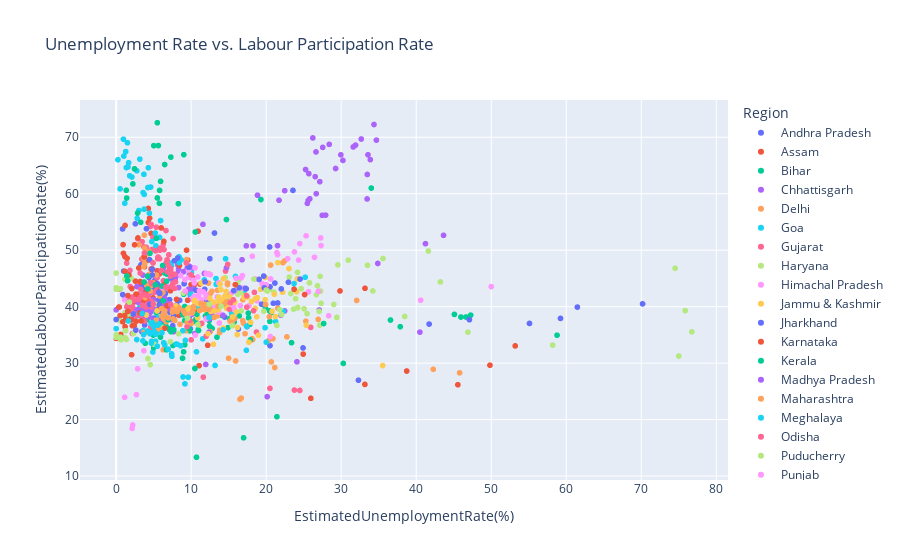

Source (notebook cell):
### Code cell
# Unemployment Rate vs. Labour Participation Rate
fig = px.scatter(df, x='EstimatedUnemploymentRate(%)', y='EstimatedLabourParticipationRate(%)', color='Region', title='Unemployment Rate vs. Labour Participation Rate')
fig.show()

### Figure 1 — Plotly figure (JSON) as saved in the notebook; plotly's stock layout.template omitted (floating-point values rounded to 4 significant figures)
{"data": [{"hovertemplate": "Region=Andhra Pradesh<br>EstimatedUnemploymentRate(%)=%{x}<br>EstimatedLabourParticipationRate(%)=%{y}<extra></extra>", "legendgroup": "Andhra Pradesh", "marker": {"color": "#636efa", "symbol": "circle"}, "mode": "markers", "name": "Andhra Pradesh", "showlegend": true, "type": "scattergl", "x": [3.65, 3.05, 3.75, 3.32, 5.17, 3.52, 4.12, 4.38, 4.84, 5.91, 4.06, 16.29, 14.46, 0.85, 6.09, 3.8, 5.64, 4.61, 6.01, 4.7, 7.54, 7.88, 7.11, 5.66, 9.88, 32.3, 24.91, 5.86, 5.48, 5.83, 5.79, 20.51, 17.43, 3.31, 8.34, 6.96, 6.4, 6.59], "xaxis": "x", "y": [43.24, 42.05, 43.5, 43.97, 44.68, 43.01, 41.0, 45.14, 43.46, 42.83, 40.66, 36.03, 38.16, 53.76, 37.45, 36.76, 36.1, 36.29, 36.69, 36.41, 36.62, 38.61, 35.91, 36.84, 36.08, 26.97, 32.69, 37.61, 41.02, 40.9, 39.18, 33.1, 36.46, 47.41, 38.91, 37.83, 37.47, 37.34], "yaxis": "y"}, {"hovertemplate": "Region=Assam<br>EstimatedUnemploymentRate(%)=%{x}<br>EstimatedLabourParticipationRate(%)=%{y}<extra></extra>", "legendgroup": "Assam", "marker": {"color": "#EF553B", "symbol": "circle"}, "mode": "markers", "name": "Assam", "showlegend": true, "type": "scattergl", "x": [4.29, 5.08, 4.26, 5.79, 4.46, 4.65, 4.66, 4.29, 3.26, 3.77, 9.38, 0.0, 7.87, 9.89, 3.21, 10.39, 9.26, 11.17, 6.31, 5.02, 7.24, 9.98, 10.34, 8.37, 10.77, 3.42, 4.66, 4.41, 4.77, 11.06, 9.55, 0.6, 3.77, 5.53, 1.19, 3.02], "xaxis": "x", "y": [57.39, 43.87, 48.21, 45.83, 55.67, 40.76, 46.64, 54.9, 40.17, 47.05, 50.0, 34.38, 44.92, 45.17, 44.32, 43.81, 42.66, 44.01, 44.59, 44.26, 42.82, 43.9, 45.03, 38.45, 39.04, 38.73, 52.98, 40.77, 46.73, 29.55, 48.26, 35.07, 40.88, 39.52, 54.38, 46.84], "yaxis": "y"}, {"hovertemplate": "Region=Bihar<br>EstimatedUnemploymentRate(%)=%{x}<br>EstimatedLabourParticipationRate(%)=%{y}<extra></extra>", "legendgroup": "Bihar", "marker": {"color": "#00cc96", "symbol": "circle"}, "mode": "markers", "name": "Bihar", "showlegend": true, "type": "scattergl", "x": [9.27, 10.2, 13.44, 11.0, 8.87, 12.47, 12.4, 10.16, 9.13, 9.61, 15.39, 45.09, 47.26, 20.49, 19.9, 13.29, 16.41, 17.66, 20.46, 14.06, 17.62, 14.91, 20.69, 15.11, 15.73, 58.77, 37.87, 12.45, 10.61, 10.29, 15.43, 46.64, 45.96, 17.82, 12.79, 13.44, 11.91, 9.82], "xaxis": "x", "y": [39.75, 39.71, 39.66, 36.85, 38.57, 40.31, 37.51, 37.25, 37.54, 37.28, 38.88, 38.63, 38.5, 37.4, 39.8, 39.35, 38.36, 38.03, 39.25, 38.45, 38.86, 36.29, 38.99, 37.87, 37.29, 34.94, 36.45, 36.54, 37.72, 37.35, 38.69, 38.17, 38.16, 36.86, 36.14, 34.59, 38.35, 35.7], "yaxis": "y"}, {"hovertemplate": "Region=Chhattisgarh<br>EstimatedUnemploymentRate(%)=%{x}<br>EstimatedLabourParticipationRate(%)=%{y}<extra></extra>", "legendgroup": "Chhattisgarh", "marker": {"color": "#ab63fa", "symbol": "circle"}, "mode": "markers", "name": "Chhattisgarh", "showlegend": true, "type": "scattergl", "x": [9.82, 6.76, 4.54, 4.64, 8.33, 6.96, 2.77, 6.11, 9.89, 7.89, 7.31, 0.0, 7.64, 10.14, 9.77, 11.77, 8.17, 6.29, 9.46, 10.27, 8.32, 3.57, 9.01, 9.79, 8.21, 20.13, 24.1, 27.07, 9.65, 8.38, 7.54, 3.41, 10.5, 14.23, 10.27, 5.63, 1.96, 6.62], "xaxis": "x", "y": [42.89, 43.71, 43.53, 42.55, 43.38, 46.28, 43.56, 42.59, 42.03, 45.05, 44.98, 39.43, 35.56, 38.66, 45.61, 45.88, 45.85, 46.91, 46.8, 46.82, 46.59, 45.59, 46.21, 47.14, 47.39, 24.06, 30.24, 39.41, 43.08, 45.58, 45.59, 35.58, 35.23, 38.48, 43.14, 42.97, 41.14, 40.82], "yaxis": "y"}, {"hovertemplate": "Region=Delhi<br>EstimatedUnemploymentRate(%)=%{x}<br>EstimatedLabourParticipationRate(%)=%{y}<extra></extra>", "legendgroup": "Delhi", "marker": {"color": "#FFA15A", "symbol": "circle"}, "mode": "markers", "name": "Delhi", "showlegend": true, "type": "scattergl", "x": [12.56, 9.33, 11.07, 17.18, 12.5, 15.84, 11.11, 16.97, 13.48, 13.81, 15.18, 20.69, 22.76, 21.14, 12.31, 12.76, 14.68, 13.52, 20.59, 12.41, 16.11, 11.07, 22.45, 14.86, 17.09, 16.51, 45.78, 18.11, 22.23, 14.84, 17.04, 16.68, 42.27, 18.19, 20.3, 13.79, 12.53, 6.27], "xaxis": "x", "y": [42.33, 35.74, 40.53, 35.21, 40.68, 37.9, 42.71, 37.08, 38.36, 35.84, 37.45, 30.21, 34.65, 29.22, 44.17, 42.71, 42.34, 42.9, 47.36, 45.78, 43.02, 42.56, 48.09, 44.18, 42.82, 23.59, 28.28, 34.32, 47.79, 43.92, 42.65, 23.8, 28.91, 34.17, 33.97, 35.41, 35.59, 32.36], "yaxis": "y"}, {"hovertemplate": "Region=Goa<br>EstimatedUnemploymentRate(%)=%{x}<br>EstimatedLabourParticipationRate(%)=%{y}<extra></extra>", "legendgroup": "Goa", "marker": {"color": "#19d3f3", "symbol": "circle"}, "mode": "markers", "name": "Goa", "showlegend": true, "type": "scattergl", "x": [2.91, 5.45, 10.98, 1.98, 3.61, 7.21, 23.71, 3.54, 5.38, 0.0, 15.91, 20.0, 2.75, 13.33, 12.28, 4.9, 3.16, 12.31, 25.2, 16.22, 10.92, 4.31, 4.76, 11.76, 8.89, 2.81, 5.25, 13.31, 21.25, 9.96, 17.07, 16.21, 15.38, 11.54], "xaxis": "x", "y": [39.16, 38.19, 39.81, 39.61, 35.78, 40.36, 44.09, 38.7, 35.36, 36.11, 45.36, 33.71, 34.17, 43.96, 40.0, 31.97, 39.92, 41.27, 45.22, 42.77, 35.95, 39.73, 36.05, 44.74, 35.73, 38.38, 33.88, 44.97, 37.36, 42.21, 42.94, 43.76, 38.89, 34.3], "yaxis": "y"}, {"hovertemplate": "Region=Gujarat<br>EstimatedUnemploymentRate(%)=%{x}<br>EstimatedLabourParticipationRate(%)=%{y}<extra></extra>", "legendgroup": "Gujarat", "marker": {"color": "#FF6692", "symbol": "circle"}, "mode": "markers", "name": "Gujarat", "showlegend": true, "type": "scattergl", "x": [2.88, 4.77, 4.58, 3.7, 6.29, 4.91, 4.68, 3.46, 5.35, 6.64, 7.59, 12.0, 14.58, 1.41, 4.09, 6.31, 5.15, 4.2, 5.96, 5.45, 7.53, 5.71, 5.82, 6.04, 5.39, 25.94, 11.62, 4.54, 5.54, 6.38, 6.66, 18.71, 12.11, 3.2, 1.84, 1.87, 3.42, 4.03], "xaxis": "x", "y": [52.03, 50.12, 54.21, 50.57, 51.01, 52.27, 54.55, 51.51, 54.07, 53.48, 52.06, 34.77, 46.31, 47.72, 41.67, 44.57, 42.54, 43.72, 41.75, 45.14, 43.5, 43.75, 42.19, 46.31, 42.9, 36.33, 27.52, 44.26, 48.49, 50.11, 47.75, 35.5, 38.23, 45.96, 46.41, 43.55, 48.41, 50.49], "yaxis": "y"}, {"hovertemplate": "Region=Haryana<br>EstimatedUnemploymentRate(%)=%{x}<br>EstimatedLabourParticipationRate(%)=%{y}<extra></extra>", "legendgroup": "Haryana", "marker": {"color": "#B6E880", "symbol": "circle"}, "mode": "markers", "name": "Haryana", "showlegend": true, "type": "scattergl", "x": [14.54, 23.08, 16.22, 30.94, 16.36, 24.17, 16.59, 29.56, 16.21, 27.19, 23.92, 41.61, 34.22, 35.57, 24.67, 20.42, 25.45, 24.19, 26.84, 21.04, 27.06, 23.65, 27.24, 23.29, 27.14, 46.89, 38.46, 29.41, 20.34, 25.77, 25.05, 43.22, 29.02, 26.7, 24.18, 33.5, 19.68, 27.31], "xaxis": "x", "y": [45.12, 45.23, 42.17, 48.23, 44.72, 46.07, 42.48, 47.4, 43.74, 45.37, 41.4, 49.85, 42.78, 48.53, 43.18, 43.06, 38.77, 39.87, 43.7, 42.58, 39.18, 39.57, 42.75, 42.32, 36.73, 35.48, 38.27, 38.09, 43.36, 44.21, 39.63, 44.38, 40.39, 42.14, 39.77, 47.32, 39.2, 40.6], "yaxis": "y"}, {"hovertemplate": "Region=Himachal Pradesh<br>EstimatedUnemploymentRate(%)=%{x}<br>EstimatedLabourParticipationRate(%)=%{y}<extra></extra>", "legendgroup": "Himachal Pradesh", "marker": {"color": "#FF97FF", "symbol": "circle"}, "mode": "markers", "name": "Himachal Pradesh", "showlegend": true, "type": "scattergl", "x": [13.68, 11.43, 20.59, 18.56, 15.98, 15.81, 22.86, 19.46, 16.67, 15.42, 17.71, 2.13, 25.64, 1.12, 10.88, 21.43, 21.51, 24.48, 12.0, 23.77, 27.27, 25.32, 18.15, 27.31, 26.44, 2.7, 50.0, 10.81, 16.83, 16.84, 18.76, 2.2, 26.95, 13.47, 24.31, 15.79, 12.04, 13.46], "xaxis": "x", "y": [44.23, 41.18, 44.91, 44.91, 45.02, 42.81, 48.5, 44.05, 45.11, 42.45, 40.17, 18.43, 42.62, 41.2, 45.27, 49.58, 49.22, 51.17, 45.87, 49.69, 52.17, 52.55, 48.92, 50.82, 48.74, 24.42, 43.55, 40.66, 45.5, 43.3, 41.04, 19.04, 42.7, 41.72, 48.25, 39.42, 41.54, 40.01], "yaxis": "y"}, {"hovertemplate": "Region=Jammu & Kashmir<br>EstimatedUnemploymentRate(%)=%{x}<br>EstimatedLabourParticipationRate(%)=%{y}<extra></extra>", "legendgroup": "Jammu & Kashmir", "marker": {"color": "#FECB52", "symbol": "circle"}, "mode": "markers", "name": "Jammu & Kashmir", "showlegend": true, "type": "scattergl", "x": [12.78, 12.09, 13.67, 11.32, 19.27, 14.73, 22.19, 21.23, 16.0, 2.22, 18.97, 23.04, 19.88, 21.55, 24.06, 14.29, 7.02, 18.54, 19.86, 14.29, 12.96, 21.08, 20.78, 15.5, 18.74, 17.92, 10.88, 11.09, 16.17, 16.14], "xaxis": "x", "y": [40.57, 39.02, 41.71, 44.17, 43.08, 39.69, 42.56, 38.25, 39.06, 38.46, 34.94, 46.74, 45.17, 47.8, 42.63, 44.92, 40.71, 41.4, 41.23, 36.21, 33.33, 42.2, 39.17, 38.18, 38.21, 37.24, 38.03, 36.66, 36.31, 35.05], "yaxis": "y"}, {"hovertemplate": "Region=Jharkhand<br>EstimatedUnemploymentRate(%)=%{x}<br>EstimatedLabourParticipationRate(%)=%{y}<extra></extra>", "legendgroup": "Jharkhand", "marker": {"color": "#636efa", "symbol": "circle"}, "mode": "markers", "name": "Jharkhand", "showlegend": true, "type": "scattergl", "x": [7.11, 8.46, 9.98, 12.06, 7.12, 6.57, 8.07, 15.15, 6.16, 9.06, 5.01, 41.72, 55.1, 21.53, 17.23, 20.51, 15.67, 20.25, 21.16, 19.05, 17.34, 22.01, 22.96, 19.67, 16.4, 61.48, 70.17, 19.38, 10.61, 11.85, 8.23, 47.09, 59.23, 20.95, 7.63, 9.76, 8.24, 11.8], "xaxis": "x", "y": [39.04, 41.12, 39.66, 40.83, 41.24, 42.33, 40.26, 41.09, 42.43, 44.05, 37.96, 36.92, 37.03, 40.65, 43.25, 43.51, 42.82, 43.35, 44.18, 44.82, 43.17, 43.14, 44.33, 45.42, 43.34, 39.92, 40.49, 40.43, 42.92, 44.4, 39.34, 37.69, 37.92, 40.59, 38.27, 38.31, 41.04, 43.08], "yaxis": "y"}, {"hovertemplate": "Region=Karnataka<br>EstimatedUnemploymentRate(%)=%{x}<br>EstimatedLabourParticipationRate(%)=%{y}<extra></extra>", "legendgroup": "Karnataka", "marker": {"color": "#EF553B", "symbol": "circle"}, "mode": "markers", "name": "Karnataka", "showlegend": true, "type": "scattergl", "x": [5.46, 5.98, 0.52, 0.37, 3.2, 7.13, 1.19, 0.41, 2.57, 4.11, 2.39, 33.17, 23.72, 10.92, 6.56, 5.0, 2.29, 1.27, 3.57, 3.87, 3.44, 1.56, 3.31, 2.88, 4.92, 25.12, 15.88, 6.12, 2.86, 3.61, 3.46, 29.84, 19.97, 8.44, 4.01, 0.5, 2.41, 1.58], "xaxis": "x", "y": [46.36, 43.12, 38.42, 39.93, 44.45, 43.1, 36.45, 39.92, 44.52, 41.33, 40.85, 43.25, 43.09, 53.37, 40.62, 40.89, 39.09, 38.04, 39.0, 39.7, 38.6, 37.66, 38.94, 39.45, 41.55, 42.14, 43.9, 39.93, 42.18, 40.54, 41.14, 42.78, 43.43, 47.29, 42.55, 43.13, 36.66, 40.3], "yaxis": "y"}, {"hovertemplate": "Region=Kerala<br>EstimatedUnemploymentRate(%)=%{x}<br>EstimatedLabourParticipationRate(%)=%{y}<extra></extra>", "legendgroup": "Kerala", "marker": {"color": "#00cc96", "symbol": "circle"}, "mode": "markers", "name": "Kerala", "showlegend": true, "type": "scattergl", "x": [6.63, 9.0, 4.95, 10.32, 5.35, 9.14, 5.0, 10.77, 4.11, 8.91, 8.85, 10.71, 23.38, 27.66, 6.11, 6.67, 7.58, 7.69, 5.52, 5.35, 6.71, 7.31, 6.65, 6.08, 9.14, 21.43, 30.28, 12.17, 5.31, 7.6, 8.99, 16.99, 17.88, 9.71, 7.09, 10.98, 5.91, 3.88], "xaxis": "x", "y": [38.07, 42.19, 34.96, 39.9, 38.97, 40.02, 32.71, 38.67, 37.66, 38.84, 30.87, 13.33, 33.62, 37.01, 36.65, 37.42, 33.13, 35.91, 36.57, 36.49, 32.36, 35.56, 36.53, 36.48, 33.24, 20.51, 29.95, 38.68, 37.12, 37.71, 32.0, 16.77, 34.11, 36.11, 36.1, 35.78, 34.6, 33.52], "yaxis": "y"}, {"hovertemplate": "Region=Madhya Pradesh<br>EstimatedUnemploymentRate(%)=%{x}<br>EstimatedLabourParticipationRate(%)=%{y}<extra></extra>", "legendgroup": "Madhya Pradesh", "marker": {"color": "#ab63fa", "symbol": "circle"}, "mode": "markers", "name": "Madhya Pradesh", "showlegend": true, "type": "scattergl", "x": [3.63, 4.25, 3.92, 4.94, 3.08, 2.98, 2.72, 2.94, 3.66, 4.42, 1.19, 12.5, 22.46, 6.46, 3.91, 6.38, 7.38, 6.82, 7.0, 4.4, 6.06, 6.2, 5.17, 4.96, 4.8, 11.94, 40.49, 12.72, 4.11, 4.57, 2.22, 12.36, 21.98, 6.48, 5.08, 4.7, 3.91, 3.13], "xaxis": "x", "y": [37.97, 40.48, 40.2, 41.25, 39.4, 41.46, 39.44, 40.77, 39.35, 39.57, 38.9, 37.88, 39.24, 41.5, 38.96, 38.8, 37.67, 40.6, 39.67, 38.2, 37.94, 39.83, 39.59, 37.68, 36.68, 29.76, 35.49, 38.72, 39.42, 39.0, 38.24, 35.45, 38.48, 40.04, 40.88, 40.08, 39.2, 38.47], "yaxis": "y"}, {"hovertemplate": "Region=Maharashtra<br>EstimatedUnemploymentRate(%)=%{x}<br>EstimatedLabourParticipationRate(%)=%{y}<extra></extra>", "legendgroup": "Maharashtra", "marker": {"color": "#FFA15A", "symbol": "circle"}, "mode": "markers", "name": "Maharashtra", "showlegend": true, "type": "scattergl", "x": [3.67, 4.34, 3.66, 3.76, 4.4, 3.81, 3.68, 3.03, 3.8, 4.24, 5.38, 25.28, 16.89, 9.4, 6.08, 6.46, 6.35, 7.57, 7.6, 7.51, 7.6, 7.83, 6.67, 5.34, 6.34, 14.99, 15.92, 10.01, 4.95, 4.69, 5.79, 20.9, 15.46, 9.23, 3.89, 6.23, 4.55, 4.1], "xaxis": "x", "y": [47.11, 45.69, 48.8, 52.67, 49.74, 47.61, 48.53, 50.98, 50.36, 49.36, 45.6, 37.42, 41.21, 48.34, 38.3, 39.3, 38.81, 37.84, 39.58, 39.05, 39.61, 37.57, 37.32, 37.61, 37.8, 30.86, 30.38, 37.04, 44.19, 43.8, 41.91, 34.32, 37.17, 42.71, 41.57, 42.49, 42.75, 43.75], "yaxis": "y"}, {"hovertemplate": "Region=Meghalaya<br>EstimatedUnemploymentRate(%)=%{x}<br>EstimatedLabourParticipationRate(%)=%{y}<extra></extra>", "legendgroup": "Meghalaya", "marker": {"color": "#19d3f3", "symbol": "circle"}, "mode": "markers", "name": "Meghalaya", "showlegend": true, "type": "scattergl", "x": [3.16, 4.23, 1.03, 0.52, 0.24, 3.7, 1.5, 1.8, 0.97, 2.76, 1.28, 8.38, 3.73, 1.35, 8.4, 8.66, 4.43, 5.8, 5.3, 7.2, 3.02, 5.21, 4.76, 7.37, 2.8, 17.39, 14.58, 1.66, 3.59, 1.58, 10.03, 5.92, 1.15, 2.1, 3.74, 4.29, 4.6], "xaxis": "x", "y": [66.13, 61.09, 66.67, 60.86, 66.02, 63.44, 69.03, 63.18, 69.66, 64.06, 67.46, 48.83, 57.26, 64.63, 47.79, 48.29, 56.55, 52.27, 50.77, 47.71, 57.02, 53.04, 51.53, 47.26, 55.64, 36.51, 48.48, 65.49, 60.2, 64.74, 45.99, 55.24, 58.31, 62.96, 59.88, 64.6, 61.18], "yaxis": "y"}, {"hovertemplate": "Region=Odisha<br>EstimatedUnemploymentRate(%)=%{x}<br>EstimatedLabourParticipationRate(%)=%{y}<extra></extra>", "legendgroup": "Odisha", "marker": {"color": "#FF6692", "symbol": "circle"}, "mode": "markers", "name": "Odisha", "showlegend": true, "type": "scattergl", "x": [4.17, 4.71, 3.31, 3.68, 4.31, 4.28, 4.72, 4.67, 1.81, 3.31, 15.09, 24.48, 9.45, 4.59, 2.95, 2.63, 1.78, 3.5, 3.78, 4.5, 2.23, 3.36, 2.28, 2.19, 3.96, 20.5, 10.0, 2.18, 1.9, 3.12, 13.08, 23.76, 11.41, 3.77, 1.88, 1.42, 2.1, 2.18], "xaxis": "x", "y": [40.47, 39.94, 43.05, 42.13, 40.32, 41.88, 44.06, 40.91, 39.09, 41.98, 39.55, 25.16, 36.48, 36.36, 41.26, 38.39, 40.99, 40.25, 42.15, 40.51, 41.71, 38.46, 41.05, 38.97, 39.93, 25.53, 34.12, 35.24, 39.44, 41.44, 39.62, 25.23, 37.04, 37.45, 38.69, 39.96, 38.63, 39.98], "yaxis": "y"}, {"hovertemplate": "Region=Puducherry<br>EstimatedUnemploymentRate(%)=%{x}<br>EstimatedLabourParticipationRate(%)=%{y}<extra></extra>", "legendgroup": "Puducherry", "marker": {"color": "#B6E880", "symbol": "circle"}, "mode": "markers", "name": "Puducherry", "showlegend": true, "type": "scattergl", "x": [0.0, 0.0, 0.0, 4.85, 0.0, 1.18, 0.0, 1.99, 0.58, 1.74, 2.31, 74.51, 1.25, 0.0, 0.0, 8.95, 1.22, 1.17, 1.37, 5.21, 0.57, 1.78, 0.62, 76.74, 75.0, 4.55, 0.58, 1.76, 1.2, 75.85, 58.19, 4.24, 15.47, 5.05, 10.9, 6.18], "xaxis": "x", "y": [43.08, 45.95, 34.56, 47.83, 43.34, 44.85, 35.0, 45.07, 43.18, 45.38, 35.23, 46.79, 35.71, 37.73, 34.77, 42.41, 35.73, 38.86, 34.19, 40.42, 34.59, 38.5, 34.12, 35.54, 31.25, 29.73, 37.46, 40.8, 34.49, 39.3, 33.19, 30.8, 36.64, 33.34, 36.84, 36.32], "yaxis": "y"}, {"hovertemplate": "Region=Punjab<br>EstimatedUnemploymentRate(%)=%{x}<br>EstimatedLabourParticipationRate(%)=%{y}<extra></extra>", "legendgroup": "Punjab", "marker": {"color": "#FF97FF", "symbol": "circle"}, "mode": "markers", "name": "Punjab", "showlegend": true, "type": "scattergl", "x": [9.17, 12.21, 9.64, 6.69, 8.59, 12.56, 7.07, 6.13, 9.69, 10.41, 10.51, 3.69, 40.59, 20.0, 13.49, 13.17, 11.61, 11.99, 15.69, 13.75, 10.39, 11.97, 13.68, 11.99, 9.97, 1.13, 20.54, 10.55, 11.11, 10.97, 10.32, 2.86, 28.33, 16.55, 9.19, 10.99, 9.61, 9.88], "xaxis": "x", "y": [44.79, 45.79, 46.5, 44.08, 45.49, 45.66, 45.55, 43.4, 45.22, 44.19, 46.85, 32.2, 41.14, 43.9, 40.03, 40.02, 42.62, 41.61, 39.97, 37.1, 41.82, 42.17, 39.04, 37.82, 41.29, 23.95, 34.71, 34.96, 42.82, 41.72, 44.69, 28.99, 38.39, 40.18, 42.76, 41.99, 39.5, 38.75], "yaxis": "y"}, {"hovertemplate": "Region=Rajasthan<br>EstimatedUnemploymentRate(%)=%{x}<br>EstimatedLabourParticipationRate(%)=%{y}<extra></extra>", "legendgroup": "Rajasthan", "marker": {"color": "#FECB52", "symbol": "circle"}, "mode": "markers", "name": "Rajasthan", "showlegend": true, "type": "scattergl", "x": [4.03, 13.7, 9.7, 12.5, 5.45, 14.66, 10.47, 13.96, 8.0, 14.48, 9.47, 12.25, 10.45, 13.86, 13.62, 14.36, 11.67, 14.71, 12.63, 13.02, 14.3, 18.04, 18.82, 17.02, 18.54, 35.53, 25.35, 13.04, 10.97, 15.16, 11.9, 17.7, 15.74, 14.39, 15.81, 17.51, 15.35, 24.15], "xaxis": "x", "y": [38.52, 41.02, 39.78, 41.48, 39.24, 42.69, 40.87, 43.0, 40.12, 41.83, 39.47, 35.21, 41.11, 43.98, 39.44, 40.73, 40.38, 40.34, 39.15, 40.8, 40.73, 40.9, 41.59, 41.62, 39.71, 29.57, 36.71, 39.26, 40.51, 41.77, 39.54, 33.71, 40.74, 41.38, 40.8, 41.71, 40.83, 44.92], "yaxis": "y"}, {"hovertemplate": "Region=Sikkim<br>EstimatedUnemploymentRate(%)=%{x}<br>EstimatedLabourParticipationRate(%)=%{y}<extra></extra>", "legendgroup": "Sikkim", "marker": {"color": "#636efa", "symbol": "circle"}, "mode": "markers", "name": "Sikkim", "showlegend": true, "type": "scattergl", "x": [5.48, 13.11, 1.0, 0.0, 5.81, 8.2, 7.76, 2.56, 4.82, 4.81, 9.68, 4.04, 7.37, 20.45, 5.77, 19.75, 2.63, 23.57, 2.28, 24.51, 4.46, 4.45, 12.49, 5.7, 0.88], "xaxis": "x", "y": [44.06, 53.04, 46.3, 37.72, 42.36, 48.61, 48.13, 54.67, 46.63, 45.61, 46.97, 53.8, 45.24, 50.57, 40.31, 43.32, 35.85, 60.59, 38.7, 44.88, 40.4, 48.32, 48.49, 42.54, 42.13], "yaxis": "y"}, {"hovertemplate": "Region=Tamil Nadu<br>EstimatedUnemploymentRate(%)=%{x}<br>EstimatedLabourParticipationRate(%)=%{y}<extra></extra>", "legendgroup": "Tamil Nadu", "marker": {"color": "#EF553B", "symbol": "circle"}, "mode": "markers", "name": "Tamil Nadu", "showlegend": true, "type": "scattergl", "x": [0.97, 0.92, 6.01, 2.91, 1.71, 1.46, 2.46, 3.73, 1.18, 1.17, 6.36, 53.19, 38.73, 2.06, 0.89, 1.56, 3.18, 9.53, 1.86, 1.13, 2.65, 8.05, 2.05, 3.31, 6.46, 45.55, 25.95, 24.93, 1.57, 2.09, 6.4, 49.83, 33.16, 12.2, 6.81, 2.65, 5.0, 2.16], "xaxis": "x", "y": [49.44, 50.99, 53.94, 52.17, 45.62, 48.55, 50.95, 48.8, 46.23, 48.86, 51.56, 33.05, 28.6, 31.49, 37.31, 39.16, 38.89, 41.13, 37.76, 38.42, 37.38, 41.29, 37.64, 37.48, 36.17, 26.17, 23.77, 31.6, 41.96, 43.2, 43.91, 29.63, 26.23, 33.16, 40.13, 42.22, 36.77, 36.62], "yaxis": "y"}, {"hovertemplate": "Region=Telangana<br>EstimatedUnemploymentRate(%)=%{x}<br>EstimatedLabourParticipationRate(%)=%{y}<extra></extra>", "legendgroup": "Telangana", "marker": {"color": "#00cc96", "symbol": "circle"}, "mode": "markers", "name": "Telangana", "showlegend": true, "type": "scattergl", "x": [2.23, 5.92, 2.45, 1.4, 5.49, 7.29, 6.47, 1.35, 5.02, 9.02, 5.63, 4.51, 34.01, 19.3, 1.52, 1.43, 3.73, 4.19, 6.19, 6.74, 5.23, 4.22, 6.49, 6.74, 6.1, 10.5, 36.57, 6.92, 5.49, 8.29, 5.77, 6.25, 14.7, 10.55, 5.36, 5.79, 3.27, 2.86], "xaxis": "x", "y": [61.74, 62.19, 64.4, 59.23, 72.57, 66.49, 65.17, 60.61, 68.51, 66.92, 68.53, 49.44, 61.0, 58.97, 44.59, 45.43, 44.36, 45.39, 47.28, 44.51, 43.87, 43.13, 45.95, 45.78, 43.65, 29.05, 37.63, 37.68, 59.25, 58.24, 58.31, 41.06, 55.43, 53.22, 52.1, 60.59, 54.94, 56.58], "yaxis": "y"}, {"hovertemplate": "Region=Tripura<br>EstimatedUnemploymentRate(%)=%{x}<br>EstimatedLabourParticipationRate(%)=%{y}<extra></extra>", "legendgroup": "Tripura", "marker": {"color": "#ab63fa", "symbol": "circle"}, "mode": "markers", "name": "Tripura", "showlegend": true, "type": "scattergl", "x": [29.25, 26.64, 22.47, 25.49, 30.23, 27.54, 25.25, 26.53, 31.91, 26.22, 31.61, 43.64, 14.71, 18.84, 34.69, 25.59, 25.81, 33.45, 33.57, 26.67, 27.15, 33.48, 34.37, 33.88, 25.69, 34.88, 16.78, 27.47, 32.67, 28.4, 29.95, 41.23, 21.51, 21.71, 18.24, 27.92, 17.35, 11.57], "xaxis": "x", "y": [64.47, 67.4, 60.54, 58.29, 65.9, 68.21, 64.29, 63.02, 68.61, 69.88, 68.28, 52.63, 46.9, 59.74, 69.5, 58.8, 59.1, 59.07, 66.9, 60.0, 62.14, 63.41, 72.26, 66.04, 63.56, 47.65, 48.31, 56.17, 69.69, 68.74, 66.89, 51.16, 50.81, 58.85, 50.78, 56.21, 50.77, 54.58], "yaxis": "y"}, {"hovertemplate": "Region=Uttar Pradesh<br>EstimatedUnemploymentRate(%)=%{x}<br>EstimatedLabourParticipationRate(%)=%{y}<extra></extra>", "legendgroup": "Uttar Pradesh", "marker": {"color": "#FFA15A", "symbol": "circle"}, "mode": "markers", "name": "Uttar Pradesh", "showlegend": true, "type": "scattergl", "x": [10.26, 11.13, 9.19, 11.47, 6.45, 10.18, 6.94, 8.43, 6.06, 8.12, 9.37, 19.92, 16.89, 8.51, 14.4, 11.62, 11.8, 14.73, 13.58, 10.35, 11.31, 12.37, 12.34, 11.65, 12.32, 26.94, 32.06, 13.05, 7.58, 8.98, 10.11, 21.54, 20.41, 9.47, 5.56, 5.79, 4.18, 3.75], "xaxis": "x", "y": [39.96, 39.32, 38.78, 40.24, 38.79, 39.07, 38.01, 39.77, 39.67, 39.13, 38.53, 40.37, 37.52, 36.89, 40.43, 39.75, 40.43, 40.87, 40.07, 39.71, 40.6, 40.21, 39.52, 39.54, 40.0, 37.74, 41.1, 38.09, 39.63, 39.23, 38.89, 39.73, 38.22, 37.29, 36.19, 35.96, 35.45, 35.49], "yaxis": "y"}, {"hovertemplate": "Region=Uttarakhand<br>EstimatedUnemploymentRate(%)=%{x}<br>EstimatedLabourParticipationRate(%)=%{y}<extra></extra>", "legendgroup": "Uttarakhand", "marker": {"color": "#19d3f3", "symbol": "circle"}, "mode": "markers", "name": "Uttarakhand", "showlegend": true, "type": "scattergl", "x": [1.63, 4.65, 5.74, 6.11, 3.47, 4.83, 5.56, 4.52, 4.17, 4.85, 3.66, 3.57, 10.71, 9.17, 4.69, 6.94, 7.43, 9.62, 4.72, 6.34, 7.39, 8.92, 5.28, 8.15, 13.18, 17.36, 5.08, 5.49, 4.99, 19.85, 6.48, 8.01, 8.61, 12.38, 14.26, 22.26, 9.23], "xaxis": "x", "y": [37.47, 37.01, 36.97, 35.39, 38.79, 36.9, 36.73, 35.19, 35.69, 37.16, 35.04, 33.94, 32.0, 26.33, 33.54, 32.48, 31.21, 27.51, 33.87, 33.61, 31.65, 27.55, 35.11, 33.33, 29.59, 32.27, 35.61, 32.99, 36.48, 36.27, 33.23, 33.38, 33.06, 38.07, 35.9, 39.18, 34.03], "yaxis": "y"}, {"hovertemplate": "Region=West Bengal<br>EstimatedUnemploymentRate(%)=%{x}<br>EstimatedLabourParticipationRate(%)=%{y}<extra></extra>", "legendgroup": "West Bengal", "marker": {"color": "#FF6692", "symbol": "circle"}, "mode": "markers", "name": "West Bengal", "showlegend": true, "type": "scattergl", "x": [6.02, 5.85, 5.62, 5.58, 5.26, 6.78, 5.83, 5.79, 6.79, 3.78, 7.02, 18.32, 18.43, 4.94, 7.25, 7.38, 7.91, 7.27, 7.79, 7.83, 6.61, 7.24, 7.27, 7.55, 6.67, 15.63, 15.22, 9.86, 6.94, 4.92, 6.92, 17.41, 17.41, 7.29, 6.83, 14.87, 9.35, 9.98], "xaxis": "x", "y": [46.41, 50.36, 48.78, 48.79, 49.87, 48.09, 50.0, 48.47, 48.3, 49.51, 49.18, 39.27, 42.53, 40.44, 46.37, 43.51, 44.38, 46.77, 45.74, 43.25, 43.44, 45.97, 45.39, 44.09, 43.34, 41.2, 40.67, 37.57, 47.35, 47.74, 47.27, 39.9, 41.92, 40.39, 46.17, 47.48, 47.73, 45.63], "yaxis": "y"}, {"hovertemplate": "Region=Chandigarh<br>EstimatedUnemploymentRate(%)=%{x}<br>EstimatedLabourParticipationRate(%)=%{y}<extra></extra>", "legendgroup": "Chandigarh", "marker": {"color": "#B6E880", "symbol": "circle"}, "mode": "markers", "name": "Chandigarh", "showlegend": true, "type": "scattergl", "x": [18.35, 12.4, 21.8, 9.52, 20.14, 13.99, 22.05, 8.33, 20.0, 16.67, 21.43, 7.22], "xaxis": "x", "y": [44.89, 40.44, 39.47, 37.95, 42.77, 40.06, 38.6, 35.19, 42.94, 39.25, 36.68, 33.8], "yaxis": "y"}], "layout": {"legend": {"title": {"text": "Region"}, "tracegroupgap": 0}, "title": {"text": "Unemployment Rate vs. Labour Participation Rate"}, "xaxis": {"anchor": "y", "domain": [0, 1], "title": {"text": "EstimatedUnemploymentRate(%)"}}, "yaxis": {"anchor": "x", "domain": [0, 1], "title": {"text": "EstimatedLabourParticipationRate(%)"}}}}
